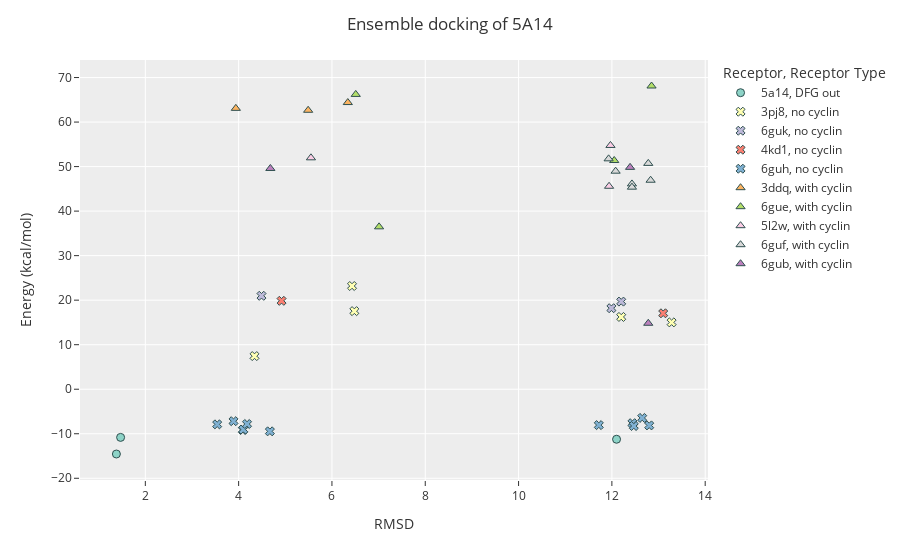
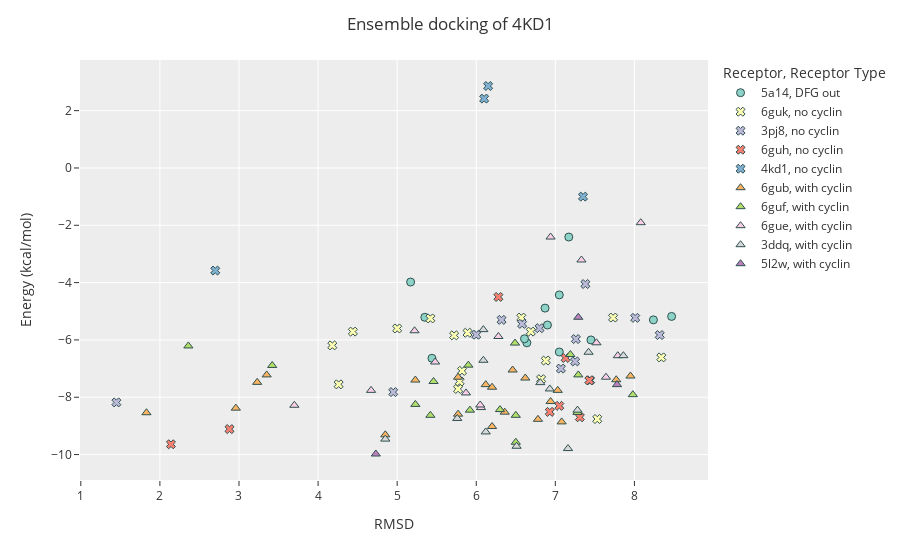
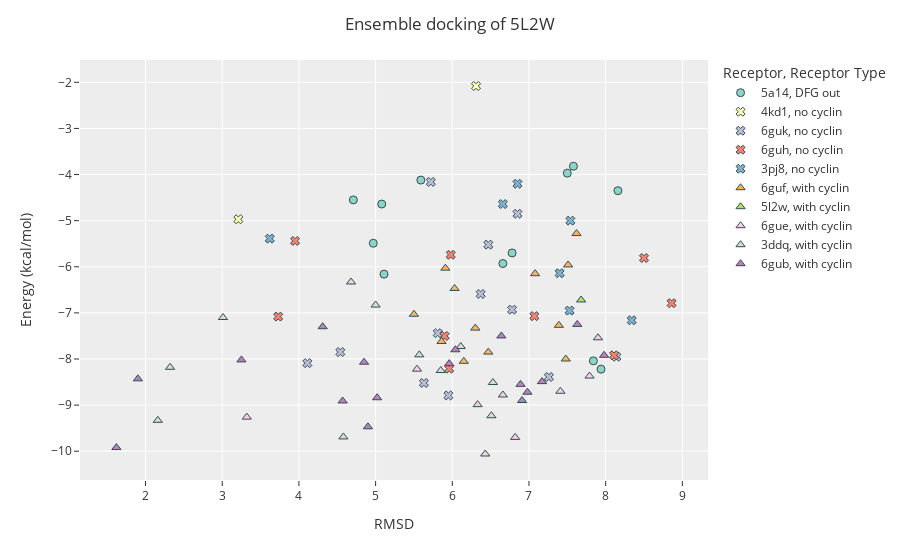
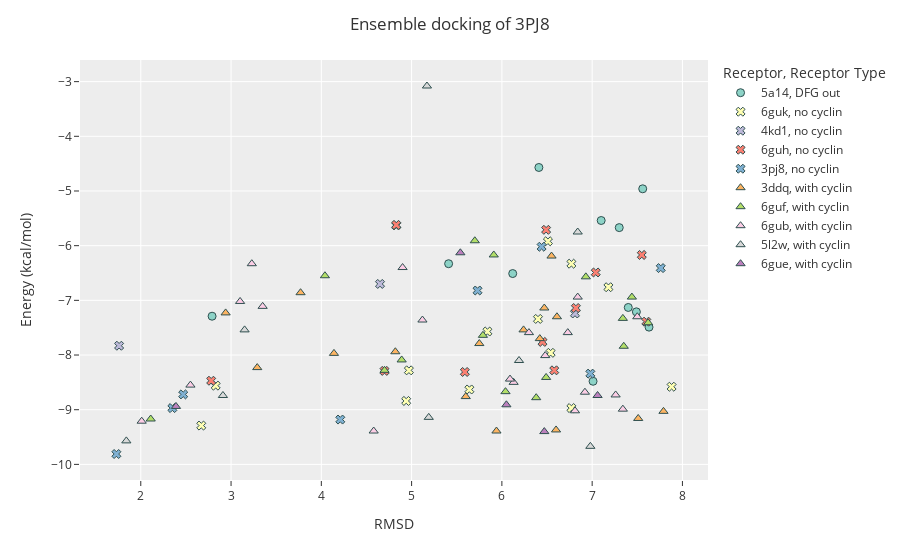

Notebook code for these charts, in order:
### Code cell
# energy x RMSD scatter plots
import plotly.express as px
for pdb_id in full_dataset.pdb_code.unique():
    tmp_df = results_pd[results_pd["pdb_id"]==pdb_id].reset_index()
    tmp_df["Receptor"] = tmp_df["Receptor Name"].apply(lambda x: x.split("_")[0])
    tmp_df["Receptor Type"] = tmp_df["Receptor"].apply(lambda x: receptor_types[x.upper()])
    tmp_df = tmp_df.sort_values("Receptor Type").reset_index()
    symbols = ['circle', 'x', 'triangle-up']
    fig = px.scatter(tmp_df, x="RMSD", y="Energy (kcal/mol)", color="Receptor", symbol="Receptor Type",
            template="ggplot2", symbol_sequence=symbols, 
            color_discrete_sequence=px.colors.qualitative.Set3)
    fig.update_traces(
        marker=dict(size=8, line=dict(width=1, color="DarkSlateGrey")),
        selector=dict(mode="markers"),
    )
    fig.update_layout(title="Ensemble docking of {}".format(pdb_id))
    fig.show()

### Figure 1 — Plotly figure (JSON) as saved in the notebook; plotly's stock layout.template omitted (floating-point values rounded to 4 significant figures)
{"data": [{"hovertemplate": "Receptor=5a14<br>Receptor Type=DFG out<br>RMSD=%{x}<br>Energy (kcal/mol)=%{y}<extra></extra>", "legendgroup": "5a14, DFG out", "marker": {"color": "rgb(141,211,199)", "line": {"color": "DarkSlateGrey", "width": 1}, "size": 8, "symbol": "circle"}, "mode": "markers", "name": "5a14, DFG out", "orientation": "v", "showlegend": true, "type": "scatter", "x": [1.38, 12.1, 1.47], "xaxis": "x", "y": [-14.55, -11.24, -10.82], "yaxis": "y"}, {"hovertemplate": "Receptor=3pj8<br>Receptor Type=no cyclin<br>RMSD=%{x}<br>Energy (kcal/mol)=%{y}<extra></extra>", "legendgroup": "3pj8, no cyclin", "marker": {"color": "rgb(255,255,179)", "line": {"color": "DarkSlateGrey", "width": 1}, "size": 8, "symbol": "x"}, "mode": "markers", "name": "3pj8, no cyclin", "orientation": "v", "showlegend": true, "type": "scatter", "x": [6.43, 6.48, 12.2, 13.28, 4.34], "xaxis": "x", "y": [23.18, 17.54, 16.23, 15.01, 7.44], "yaxis": "y"}, {"hovertemplate": "Receptor=6guk<br>Receptor Type=no cyclin<br>RMSD=%{x}<br>Energy (kcal/mol)=%{y}<extra></extra>", "legendgroup": "6guk, no cyclin", "marker": {"color": "rgb(190,186,218)", "line": {"color": "DarkSlateGrey", "width": 1}, "size": 8, "symbol": "x"}, "mode": "markers", "name": "6guk, no cyclin", "orientation": "v", "showlegend": true, "type": "scatter", "x": [4.49, 11.99, 12.2], "xaxis": "x", "y": [20.98, 18.19, 19.68], "yaxis": "y"}, {"hovertemplate": "Receptor=4kd1<br>Receptor Type=no cyclin<br>RMSD=%{x}<br>Energy (kcal/mol)=%{y}<extra></extra>", "legendgroup": "4kd1, no cyclin", "marker": {"color": "rgb(251,128,114)", "line": {"color": "DarkSlateGrey", "width": 1}, "size": 8, "symbol": "x"}, "mode": "markers", "name": "4kd1, no cyclin", "orientation": "v", "showlegend": true, "type": "scatter", "x": [4.92, 13.1], "xaxis": "x", "y": [19.85, 17.05], "yaxis": "y"}, {"hovertemplate": "Receptor=6guh<br>Receptor Type=no cyclin<br>RMSD=%{x}<br>Energy (kcal/mol)=%{y}<extra></extra>", "legendgroup": "6guh, no cyclin", "marker": {"color": "rgb(128,177,211)", "line": {"color": "DarkSlateGrey", "width": 1}, "size": 8, "symbol": "x"}, "mode": "markers", "name": "6guh, no cyclin", "orientation": "v", "showlegend": true, "type": "scatter", "x": [12.65, 12.44, 3.89, 4.67, 4.09, 12.47, 4.1, 11.72, 3.54, 4.18, 12.8], "xaxis": "x", "y": [-6.45, -7.63, -7.18, -9.46, -9.15, -8.26, -9.06, -8.06, -7.89, -7.81, -8.13], "yaxis": "y"}, {"hovertemplate": "Receptor=3ddq<br>Receptor Type=with cyclin<br>RMSD=%{x}<br>Energy (kcal/mol)=%{y}<extra></extra>", "legendgroup": "3ddq, with cyclin", "marker": {"color": "rgb(253,180,98)", "line": {"color": "DarkSlateGrey", "width": 1}, "size": 8, "symbol": "triangle-up"}, "mode": "markers", "name": "3ddq, with cyclin", "orientation": "v", "showlegend": true, "type": "scatter", "x": [3.94, 5.49, 6.34], "xaxis": "x", "y": [63.08, 62.65, 64.38], "yaxis": "y"}, {"hovertemplate": "Receptor=6gue<br>Receptor Type=with cyclin<br>RMSD=%{x}<br>Energy (kcal/mol)=%{y}<extra></extra>", "legendgroup": "6gue, with cyclin", "marker": {"color": "rgb(179,222,105)", "line": {"color": "DarkSlateGrey", "width": 1}, "size": 8, "symbol": "triangle-up"}, "mode": "markers", "name": "6gue, with cyclin", "orientation": "v", "showlegend": true, "type": "scatter", "x": [12.05, 7.01, 6.51, 12.85], "xaxis": "x", "y": [51.37, 36.47, 66.21, 68.1], "yaxis": "y"}, {"hovertemplate": "Receptor=5l2w<br>Receptor Type=with cyclin<br>RMSD=%{x}<br>Energy (kcal/mol)=%{y}<extra></extra>", "legendgroup": "5l2w, with cyclin", "marker": {"color": "rgb(252,205,229)", "line": {"color": "DarkSlateGrey", "width": 1}, "size": 8, "symbol": "triangle-up"}, "mode": "markers", "name": "5l2w, with cyclin", "orientation": "v", "showlegend": true, "type": "scatter", "x": [11.97, 5.55, 11.94], "xaxis": "x", "y": [54.75, 51.97, 45.58], "yaxis": "y"}, {"hovertemplate": "Receptor=6guf<br>Receptor Type=with cyclin<br>RMSD=%{x}<br>Energy (kcal/mol)=%{y}<extra></extra>", "legendgroup": "6guf, with cyclin", "marker": {"color": "rgb(217,217,217)", "line": {"color": "DarkSlateGrey", "width": 1}, "size": 8, "symbol": "triangle-up"}, "mode": "markers", "name": "6guf, with cyclin", "orientation": "v", "showlegend": true, "type": "scatter", "x": [11.93, 12.78, 12.43, 12.08, 12.83, 12.43], "xaxis": "x", "y": [51.74, 50.72, 46.11, 48.97, 46.94, 45.38], "yaxis": "y"}, {"hovertemplate": "Receptor=6gub<br>Receptor Type=with cyclin<br>RMSD=%{x}<br>Energy (kcal/mol)=%{y}<extra></extra>", "legendgroup": "6gub, with cyclin", "marker": {"color": "rgb(188,128,189)", "line": {"color": "DarkSlateGrey", "width": 1}, "size": 8, "symbol": "triangle-up"}, "mode": "markers", "name": "6gub, with cyclin", "orientation": "v", "showlegend": true, "type": "scatter", "x": [4.68, 12.78, 12.39], "xaxis": "x", "y": [49.58, 14.81, 49.83], "yaxis": "y"}], "layout": {"legend": {"title": {"text": "Receptor, Receptor Type"}, "tracegroupgap": 0}, "margin": {"t": 60}, "title": {"text": "Ensemble docking of 5A14"}, "xaxis": {"anchor": "y", "domain": [0, 1], "title": {"text": "RMSD"}}, "yaxis": {"anchor": "x", "domain": [0, 1], "title": {"text": "Energy (kcal/mol)"}}}}

### Figure 2 — Plotly figure (JSON) as saved in the notebook; plotly's stock layout.template omitted (floating-point values rounded to 4 significant figures)
{"data": [{"hovertemplate": "Receptor=5a14<br>Receptor Type=DFG out<br>RMSD=%{x}<br>Energy (kcal/mol)=%{y}<extra></extra>", "legendgroup": "5a14, DFG out", "marker": {"color": "rgb(141,211,199)", "line": {"color": "DarkSlateGrey", "width": 1}, "size": 8, "symbol": "circle"}, "mode": "markers", "name": "5a14, DFG out", "orientation": "v", "showlegend": true, "type": "scatter", "x": [7.17, 7.45, 5.17, 6.64, 7.05, 6.87, 8.47, 5.35, 6.9, 6.61, 5.44, 7.05, 8.24], "xaxis": "x", "y": [-2.41, -6, -3.98, -6.1, -4.43, -4.89, -5.18, -5.21, -5.48, -5.96, -6.64, -6.42, -5.3], "yaxis": "y"}, {"hovertemplate": "Receptor=6guk<br>Receptor Type=no cyclin<br>RMSD=%{x}<br>Energy (kcal/mol)=%{y}<extra></extra>", "legendgroup": "6guk, no cyclin", "marker": {"color": "rgb(255,255,179)", "line": {"color": "DarkSlateGrey", "width": 1}, "size": 8, "symbol": "x"}, "mode": "markers", "name": "6guk, no cyclin", "orientation": "v", "showlegend": true, "type": "scatter", "x": [5.82, 4.18, 6.88, 6.82, 8.34, 5.72, 6.69, 6.57, 7.73, 5.42, 5, 4.44, 5.89, 5.79, 4.26, 7.53, 5.77], "xaxis": "x", "y": [-7.08, -6.19, -6.72, -7.37, -6.61, -5.84, -5.71, -5.22, -5.22, -5.25, -5.6, -5.71, -5.75, -7.45, -7.55, -8.76, -7.71], "yaxis": "y"}, {"hovertemplate": "Receptor=3pj8<br>Receptor Type=no cyclin<br>RMSD=%{x}<br>Energy (kcal/mol)=%{y}<extra></extra>", "legendgroup": "3pj8, no cyclin", "marker": {"color": "rgb(190,186,218)", "line": {"color": "DarkSlateGrey", "width": 1}, "size": 8, "symbol": "x"}, "mode": "markers", "name": "3pj8, no cyclin", "orientation": "v", "showlegend": true, "type": "scatter", "x": [7.26, 7.25, 7.07, 6, 7.38, 8.01, 6.32, 6.58, 6.8, 7.44, 8.32, 4.95, 1.45], "xaxis": "x", "y": [-5.97, -6.75, -7, -5.82, -4.05, -5.23, -5.3, -5.44, -5.59, -7.41, -5.83, -7.82, -8.18], "yaxis": "y"}, {"hovertemplate": "Receptor=6guh<br>Receptor Type=no cyclin<br>RMSD=%{x}<br>Energy (kcal/mol)=%{y}<extra></extra>", "legendgroup": "6guh, no cyclin", "marker": {"color": "rgb(251,128,114)", "line": {"color": "DarkSlateGrey", "width": 1}, "size": 8, "symbol": "x"}, "mode": "markers", "name": "6guh, no cyclin", "orientation": "v", "showlegend": true, "type": "scatter", "x": [7.13, 7.43, 6.28, 7.05, 2.14, 6.93, 7.31, 2.88], "xaxis": "x", "y": [-6.63, -7.41, -4.5, -8.3, -9.64, -8.51, -8.7, -9.11], "yaxis": "y"}, {"hovertemplate": "Receptor=4kd1<br>Receptor Type=no cyclin<br>RMSD=%{x}<br>Energy (kcal/mol)=%{y}<extra></extra>", "legendgroup": "4kd1, no cyclin", "marker": {"color": "rgb(128,177,211)", "line": {"color": "DarkSlateGrey", "width": 1}, "size": 8, "symbol": "x"}, "mode": "markers", "name": "4kd1, no cyclin", "orientation": "v", "showlegend": true, "type": "scatter", "x": [6.1, 7.35, 2.7, 6.15], "xaxis": "x", "y": [2.42, -1, -3.58, 2.86], "yaxis": "y"}, {"hovertemplate": "Receptor=6gub<br>Receptor Type=with cyclin<br>RMSD=%{x}<br>Energy (kcal/mol)=%{y}<extra></extra>", "legendgroup": "6gub, with cyclin", "marker": {"color": "rgb(253,180,98)", "line": {"color": "DarkSlateGrey", "width": 1}, "size": 8, "symbol": "triangle-up"}, "mode": "markers", "name": "6gub, with cyclin", "orientation": "v", "showlegend": true, "type": "scatter", "x": [5.77, 1.83, 2.96, 6.36, 3.23, 6.78, 7.08, 6.2, 4.85, 6.12, 5.23, 7.77, 6.2, 6.62, 5.77, 7.95, 3.35, 6.46, 6.94, 7.03], "xaxis": "x", "y": [-8.59, -8.54, -8.38, -8.52, -7.48, -8.77, -8.86, -9.02, -9.31, -7.56, -7.4, -7.39, -7.65, -7.33, -7.3, -7.26, -7.22, -7.05, -8.15, -7.76], "yaxis": "y"}, {"hovertemplate": "Receptor=6guf<br>Receptor Type=with cyclin<br>RMSD=%{x}<br>Energy (kcal/mol)=%{y}<extra></extra>", "legendgroup": "6guf, with cyclin", "marker": {"color": "rgb(179,222,105)", "line": {"color": "DarkSlateGrey", "width": 1}, "size": 8, "symbol": "triangle-up"}, "mode": "markers", "name": "6guf, with cyclin", "orientation": "v", "showlegend": true, "type": "scatter", "x": [7.28, 5.92, 6.3, 5.42, 6.5, 6.5, 5.46, 7.29, 3.42, 5.9, 5.23, 6.49, 2.36, 7.19, 7.98], "xaxis": "x", "y": [-8.53, -8.45, -8.43, -8.63, -9.57, -8.63, -7.45, -7.22, -6.89, -6.88, -8.25, -6.11, -6.21, -6.51, -7.91], "yaxis": "y"}, {"hovertemplate": "Receptor=6gue<br>Receptor Type=with cyclin<br>RMSD=%{x}<br>Energy (kcal/mol)=%{y}<extra></extra>", "legendgroup": "6gue, with cyclin", "marker": {"color": "rgb(252,205,229)", "line": {"color": "DarkSlateGrey", "width": 1}, "size": 8, "symbol": "triangle-up"}, "mode": "markers", "name": "6gue, with cyclin", "orientation": "v", "showlegend": true, "type": "scatter", "x": [5.22, 6.06, 6.28, 7.33, 6.94, 8.08, 6.05, 7.64, 5.48, 7.52, 3.7, 7.79, 5.87, 4.67], "xaxis": "x", "y": [-5.68, -8.36, -5.88, -3.21, -2.41, -1.91, -8.27, -7.3, -6.77, -6.1, -8.28, -6.55, -7.85, -7.76], "yaxis": "y"}, {"hovertemplate": "Receptor=3ddq<br>Receptor Type=with cyclin<br>RMSD=%{x}<br>Energy (kcal/mol)=%{y}<extra></extra>", "legendgroup": "3ddq, with cyclin", "marker": {"color": "rgb(217,217,217)", "line": {"color": "DarkSlateGrey", "width": 1}, "size": 8, "symbol": "triangle-up"}, "mode": "markers", "name": "3ddq, with cyclin", "orientation": "v", "showlegend": true, "type": "scatter", "x": [6.09, 7.28, 6.12, 4.85, 6.51, 7.16, 5.76, 6.81, 6.93, 7.42, 6.09, 7.86], "xaxis": "x", "y": [-5.64, -8.45, -9.21, -9.46, -9.71, -9.79, -8.74, -7.49, -7.71, -6.43, -6.71, -6.55], "yaxis": "y"}, {"hovertemplate": "Receptor=5l2w<br>Receptor Type=with cyclin<br>RMSD=%{x}<br>Energy (kcal/mol)=%{y}<extra></extra>", "legendgroup": "5l2w, with cyclin", "marker": {"color": "rgb(188,128,189)", "line": {"color": "DarkSlateGrey", "width": 1}, "size": 8, "symbol": "triangle-up"}, "mode": "markers", "name": "5l2w, with cyclin", "orientation": "v", "showlegend": true, "type": "scatter", "x": [7.29, 7.78, 4.73], "xaxis": "x", "y": [-5.21, -7.56, -9.98], "yaxis": "y"}], "layout": {"legend": {"title": {"text": "Receptor, Receptor Type"}, "tracegroupgap": 0}, "margin": {"t": 60}, "title": {"text": "Ensemble docking of 4KD1"}, "xaxis": {"anchor": "y", "domain": [0, 1], "title": {"text": "RMSD"}}, "yaxis": {"anchor": "x", "domain": [0, 1], "title": {"text": "Energy (kcal/mol)"}}}}

### Figure 3 — Plotly figure (JSON) as saved in the notebook; plotly's stock layout.template omitted (floating-point values rounded to 4 significant figures)
{"data": [{"hovertemplate": "Receptor=5a14<br>Receptor Type=DFG out<br>RMSD=%{x}<br>Energy (kcal/mol)=%{y}<extra></extra>", "legendgroup": "5a14, DFG out", "marker": {"color": "rgb(141,211,199)", "line": {"color": "DarkSlateGrey", "width": 1}, "size": 8, "symbol": "circle"}, "mode": "markers", "name": "5a14, DFG out", "orientation": "v", "showlegend": true, "type": "scatter", "x": [7.5, 5.59, 6.66, 8.16, 4.71, 5.11, 5.08, 7.84, 7.58, 6.78, 7.94, 4.97], "xaxis": "x", "y": [-3.97, -4.12, -5.93, -4.35, -4.55, -6.16, -4.64, -8.04, -3.82, -5.7, -8.22, -5.49], "yaxis": "y"}, {"hovertemplate": "Receptor=4kd1<br>Receptor Type=no cyclin<br>RMSD=%{x}<br>Energy (kcal/mol)=%{y}<extra></extra>", "legendgroup": "4kd1, no cyclin", "marker": {"color": "rgb(255,255,179)", "line": {"color": "DarkSlateGrey", "width": 1}, "size": 8, "symbol": "x"}, "mode": "markers", "name": "4kd1, no cyclin", "orientation": "v", "showlegend": true, "type": "scatter", "x": [6.31, 3.21], "xaxis": "x", "y": [-2.08, -4.97], "yaxis": "y"}, {"hovertemplate": "Receptor=6guk<br>Receptor Type=no cyclin<br>RMSD=%{x}<br>Energy (kcal/mol)=%{y}<extra></extra>", "legendgroup": "6guk, no cyclin", "marker": {"color": "rgb(190,186,218)", "line": {"color": "DarkSlateGrey", "width": 1}, "size": 8, "symbol": "x"}, "mode": "markers", "name": "6guk, no cyclin", "orientation": "v", "showlegend": true, "type": "scatter", "x": [4.11, 8.14, 6.78, 4.54, 5.81, 6.37, 5.72, 7.26, 6.85, 6.47, 5.63, 5.95], "xaxis": "x", "y": [-8.09, -7.95, -6.93, -7.85, -7.44, -6.59, -4.16, -8.39, -4.85, -5.52, -8.52, -8.79], "yaxis": "y"}, {"hovertemplate": "Receptor=6guh<br>Receptor Type=no cyclin<br>RMSD=%{x}<br>Energy (kcal/mol)=%{y}<extra></extra>", "legendgroup": "6guh, no cyclin", "marker": {"color": "rgb(251,128,114)", "line": {"color": "DarkSlateGrey", "width": 1}, "size": 8, "symbol": "x"}, "mode": "markers", "name": "6guh, no cyclin", "orientation": "v", "showlegend": true, "type": "scatter", "x": [8.11, 8.86, 5.9, 7.07, 3.73, 8.5, 5.98, 3.95, 5.96], "xaxis": "x", "y": [-7.92, -6.79, -7.5, -7.07, -7.08, -5.81, -5.74, -5.44, -8.21], "yaxis": "y"}, {"hovertemplate": "Receptor=3pj8<br>Receptor Type=no cyclin<br>RMSD=%{x}<br>Energy (kcal/mol)=%{y}<extra></extra>", "legendgroup": "3pj8, no cyclin", "marker": {"color": "rgb(128,177,211)", "line": {"color": "DarkSlateGrey", "width": 1}, "size": 8, "symbol": "x"}, "mode": "markers", "name": "3pj8, no cyclin", "orientation": "v", "showlegend": true, "type": "scatter", "x": [7.53, 7.4, 8.34, 3.62, 6.85, 6.66, 7.54], "xaxis": "x", "y": [-6.95, -6.14, -7.16, -5.39, -4.2, -4.64, -5], "yaxis": "y"}, {"hovertemplate": "Receptor=6guf<br>Receptor Type=with cyclin<br>RMSD=%{x}<br>Energy (kcal/mol)=%{y}<extra></extra>", "legendgroup": "6guf, with cyclin", "marker": {"color": "rgb(253,180,98)", "line": {"color": "DarkSlateGrey", "width": 1}, "size": 8, "symbol": "triangle-up"}, "mode": "markers", "name": "6guf, with cyclin", "orientation": "v", "showlegend": true, "type": "scatter", "x": [5.5, 5.91, 7.62, 6.03, 7.08, 7.51, 7.39, 6.3, 5.86, 6.47, 7.48, 6.15], "xaxis": "x", "y": [-7.03, -6.03, -5.28, -6.47, -6.15, -5.96, -7.27, -7.33, -7.62, -7.85, -8, -8.05], "yaxis": "y"}, {"hovertemplate": "Receptor=5l2w<br>Receptor Type=with cyclin<br>RMSD=%{x}<br>Energy (kcal/mol)=%{y}<extra></extra>", "legendgroup": "5l2w, with cyclin", "marker": {"color": "rgb(179,222,105)", "line": {"color": "DarkSlateGrey", "width": 1}, "size": 8, "symbol": "triangle-up"}, "mode": "markers", "name": "5l2w, with cyclin", "orientation": "v", "showlegend": true, "type": "scatter", "x": [7.68], "xaxis": "x", "y": [-6.72], "yaxis": "y"}, {"hovertemplate": "Receptor=6gue<br>Receptor Type=with cyclin<br>RMSD=%{x}<br>Energy (kcal/mol)=%{y}<extra></extra>", "legendgroup": "6gue, with cyclin", "marker": {"color": "rgb(252,205,229)", "line": {"color": "DarkSlateGrey", "width": 1}, "size": 8, "symbol": "triangle-up"}, "mode": "markers", "name": "6gue, with cyclin", "orientation": "v", "showlegend": true, "type": "scatter", "x": [4.68, 6.43, 7.41, 6.66, 3.32, 6.82, 6.33, 7.9, 7.79, 5.54], "xaxis": "x", "y": [-6.33, -10.06, -8.7, -8.78, -9.26, -9.7, -8.99, -7.54, -8.37, -8.22], "yaxis": "y"}, {"hovertemplate": "Receptor=3ddq<br>Receptor Type=with cyclin<br>RMSD=%{x}<br>Energy (kcal/mol)=%{y}<extra></extra>", "legendgroup": "3ddq, with cyclin", "marker": {"color": "rgb(217,217,217)", "line": {"color": "DarkSlateGrey", "width": 1}, "size": 8, "symbol": "triangle-up"}, "mode": "markers", "name": "3ddq, with cyclin", "orientation": "v", "showlegend": true, "type": "scatter", "x": [3.01, 5, 6.53, 6.51, 2.16, 4.58, 5.85, 6.11, 5.57, 2.32], "xaxis": "x", "y": [-7.1, -6.83, -8.51, -9.23, -9.33, -9.69, -8.25, -7.73, -7.91, -8.18], "yaxis": "y"}, {"hovertemplate": "Receptor=6gub<br>Receptor Type=with cyclin<br>RMSD=%{x}<br>Energy (kcal/mol)=%{y}<extra></extra>", "legendgroup": "6gub, with cyclin", "marker": {"color": "rgb(188,128,189)", "line": {"color": "DarkSlateGrey", "width": 1}, "size": 8, "symbol": "triangle-up"}, "mode": "markers", "name": "6gub, with cyclin", "orientation": "v", "showlegend": true, "type": "scatter", "x": [6.89, 6.98, 5.02, 6.91, 7.17, 4.57, 4.9, 1.62, 7.63, 1.9, 4.31, 6.04, 3.25, 4.85, 5.96, 7.98, 6.64], "xaxis": "x", "y": [-8.55, -8.72, -8.84, -8.9, -8.49, -8.91, -9.47, -9.92, -7.25, -8.43, -7.3, -7.8, -8.02, -8.07, -8.1, -7.92, -7.5], "yaxis": "y"}], "layout": {"legend": {"title": {"text": "Receptor, Receptor Type"}, "tracegroupgap": 0}, "margin": {"t": 60}, "title": {"text": "Ensemble docking of 5L2W"}, "xaxis": {"anchor": "y", "domain": [0, 1], "title": {"text": "RMSD"}}, "yaxis": {"anchor": "x", "domain": [0, 1], "title": {"text": "Energy (kcal/mol)"}}}}

### Figure 4 — Plotly figure (JSON) as saved in the notebook; plotly's stock layout.template omitted (floating-point values rounded to 4 significant figures)
{"data": [{"hovertemplate": "Receptor=5a14<br>Receptor Type=DFG out<br>RMSD=%{x}<br>Energy (kcal/mol)=%{y}<extra></extra>", "legendgroup": "5a14, DFG out", "marker": {"color": "rgb(141,211,199)", "line": {"color": "DarkSlateGrey", "width": 1}, "size": 8, "symbol": "circle"}, "mode": "markers", "name": "5a14, DFG out", "orientation": "v", "showlegend": true, "type": "scatter", "x": [6.41, 7.4, 7.01, 6.12, 7.63, 5.41, 2.79, 7.49, 7.3, 7.1, 7.56], "xaxis": "x", "y": [-4.57, -7.13, -8.48, -6.51, -7.49, -6.33, -7.29, -7.21, -5.67, -5.54, -4.96], "yaxis": "y"}, {"hovertemplate": "Receptor=6guk<br>Receptor Type=no cyclin<br>RMSD=%{x}<br>Energy (kcal/mol)=%{y}<extra></extra>", "legendgroup": "6guk, no cyclin", "marker": {"color": "rgb(255,255,179)", "line": {"color": "DarkSlateGrey", "width": 1}, "size": 8, "symbol": "x"}, "mode": "markers", "name": "6guk, no cyclin", "orientation": "v", "showlegend": true, "type": "scatter", "x": [6.54, 5.84, 6.4, 4.97, 7.18, 6.77, 6.51, 4.83, 4.94, 2.67, 5.64, 6.77, 2.83, 7.88], "xaxis": "x", "y": [-7.96, -7.57, -7.34, -8.28, -6.76, -6.33, -5.92, -5.63, -8.84, -9.29, -8.63, -8.97, -8.56, -8.58], "yaxis": "y"}, {"hovertemplate": "Receptor=4kd1<br>Receptor Type=no cyclin<br>RMSD=%{x}<br>Energy (kcal/mol)=%{y}<extra></extra>", "legendgroup": "4kd1, no cyclin", "marker": {"color": "rgb(190,186,218)", "line": {"color": "DarkSlateGrey", "width": 1}, "size": 8, "symbol": "x"}, "mode": "markers", "name": "4kd1, no cyclin", "orientation": "v", "showlegend": true, "type": "scatter", "x": [1.76, 4.65, 6.81], "xaxis": "x", "y": [-7.83, -6.7, -7.24], "yaxis": "y"}, {"hovertemplate": "Receptor=6guh<br>Receptor Type=no cyclin<br>RMSD=%{x}<br>Energy (kcal/mol)=%{y}<extra></extra>", "legendgroup": "6guh, no cyclin", "marker": {"color": "rgb(251,128,114)", "line": {"color": "DarkSlateGrey", "width": 1}, "size": 8, "symbol": "x"}, "mode": "markers", "name": "6guh, no cyclin", "orientation": "v", "showlegend": true, "type": "scatter", "x": [6.58, 4.7, 5.59, 7.6, 6.82, 7.04, 7.55, 6.49, 4.83, 6.45, 2.78], "xaxis": "x", "y": [-8.28, -8.29, -8.31, -7.39, -7.14, -6.49, -6.17, -5.71, -5.62, -7.76, -8.47], "yaxis": "y"}, {"hovertemplate": "Receptor=3pj8<br>Receptor Type=no cyclin<br>RMSD=%{x}<br>Energy (kcal/mol)=%{y}<extra></extra>", "legendgroup": "3pj8, no cyclin", "marker": {"color": "rgb(128,177,211)", "line": {"color": "DarkSlateGrey", "width": 1}, "size": 8, "symbol": "x"}, "mode": "markers", "name": "3pj8, no cyclin", "orientation": "v", "showlegend": true, "type": "scatter", "x": [1.73, 5.73, 7.76, 6.44, 6.98, 4.21, 2.35, 2.47], "xaxis": "x", "y": [-9.81, -6.82, -6.41, -6.02, -8.34, -9.18, -8.97, -8.72], "yaxis": "y"}, {"hovertemplate": "Receptor=3ddq<br>Receptor Type=with cyclin<br>RMSD=%{x}<br>Energy (kcal/mol)=%{y}<extra></extra>", "legendgroup": "3ddq, with cyclin", "marker": {"color": "rgb(253,180,98)", "line": {"color": "DarkSlateGrey", "width": 1}, "size": 8, "symbol": "triangle-up"}, "mode": "markers", "name": "3ddq, with cyclin", "orientation": "v", "showlegend": true, "type": "scatter", "x": [3.77, 7.79, 6.55, 7.51, 6.6, 5.94, 6.47, 3.29, 4.14, 4.82, 5.75, 6.42, 2.94, 5.6, 6.61, 6.24], "xaxis": "x", "y": [-6.86, -9.03, -6.19, -9.16, -9.37, -9.39, -7.14, -8.23, -7.97, -7.94, -7.79, -7.7, -7.23, -8.76, -7.3, -7.54], "yaxis": "y"}, {"hovertemplate": "Receptor=6guf<br>Receptor Type=with cyclin<br>RMSD=%{x}<br>Energy (kcal/mol)=%{y}<extra></extra>", "legendgroup": "6guf, with cyclin", "marker": {"color": "rgb(179,222,105)", "line": {"color": "DarkSlateGrey", "width": 1}, "size": 8, "symbol": "triangle-up"}, "mode": "markers", "name": "6guf, with cyclin", "orientation": "v", "showlegend": true, "type": "scatter", "x": [7.44, 6.93, 4.04, 2.11, 5.91, 5.7, 6.49, 4.7, 4.89, 7.35, 6.04, 5.79, 6.38, 7.34, 7.62], "xaxis": "x", "y": [-6.94, -6.57, -6.55, -9.17, -6.17, -5.91, -8.41, -8.28, -8.09, -7.84, -8.67, -7.64, -8.78, -7.33, -7.41], "yaxis": "y"}, {"hovertemplate": "Receptor=6gub<br>Receptor Type=with cyclin<br>RMSD=%{x}<br>Energy (kcal/mol)=%{y}<extra></extra>", "legendgroup": "6gub, with cyclin", "marker": {"color": "rgb(252,205,229)", "line": {"color": "DarkSlateGrey", "width": 1}, "size": 8, "symbol": "triangle-up"}, "mode": "markers", "name": "6gub, with cyclin", "orientation": "v", "showlegend": true, "type": "scatter", "x": [4.9, 6.84, 3.1, 6.81, 7.34, 3.35, 2.01, 4.58, 3.23, 6.13, 2.55, 6.48, 6.92, 6.3, 6.73, 6.09, 7.5, 5.12, 7.26], "xaxis": "x", "y": [-6.4, -6.94, -7.02, -9.02, -8.99, -7.11, -9.21, -9.39, -6.33, -8.5, -8.55, -8.01, -8.68, -7.59, -7.59, -8.44, -7.3, -7.36, -8.73], "yaxis": "y"}, {"hovertemplate": "Receptor=5l2w<br>Receptor Type=with cyclin<br>RMSD=%{x}<br>Energy (kcal/mol)=%{y}<extra></extra>", "legendgroup": "5l2w, with cyclin", "marker": {"color": "rgb(217,217,217)", "line": {"color": "DarkSlateGrey", "width": 1}, "size": 8, "symbol": "triangle-up"}, "mode": "markers", "name": "5l2w, with cyclin", "orientation": "v", "showlegend": true, "type": "scatter", "x": [5.19, 6.84, 1.84, 6.98, 6.19, 3.15, 2.91, 5.17], "xaxis": "x", "y": [-9.14, -5.75, -9.57, -9.67, -8.1, -7.54, -8.74, -3.08], "yaxis": "y"}, {"hovertemplate": "Receptor=6gue<br>Receptor Type=with cyclin<br>RMSD=%{x}<br>Energy (kcal/mol)=%{y}<extra></extra>", "legendgroup": "6gue, with cyclin", "marker": {"color": "rgb(188,128,189)", "line": {"color": "DarkSlateGrey", "width": 1}, "size": 8, "symbol": "triangle-up"}, "mode": "markers", "name": "6gue, with cyclin", "orientation": "v", "showlegend": true, "type": "scatter", "x": [5.54, 6.47, 2.39, 6.05, 7.06], "xaxis": "x", "y": [-6.13, -9.4, -8.94, -8.91, -8.74], "yaxis": "y"}], "layout": {"legend": {"title": {"text": "Receptor, Receptor Type"}, "tracegroupgap": 0}, "margin": {"t": 60}, "title": {"text": "Ensemble docking of 3PJ8"}, "xaxis": {"anchor": "y", "domain": [0, 1], "title": {"text": "RMSD"}}, "yaxis": {"anchor": "x", "domain": [0, 1], "title": {"text": "Energy (kcal/mol)"}}}}
